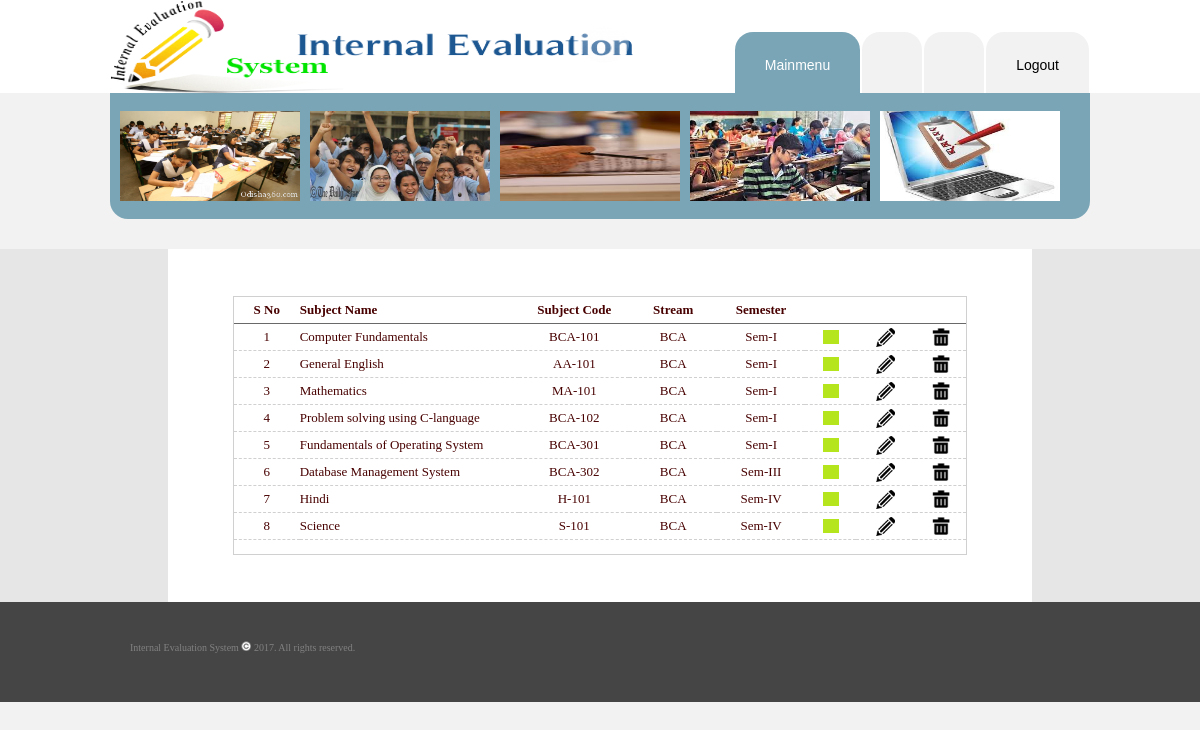
The app's page /danish/subject_manage.php (signed in) with its own data.
### tables this page shows
CREATE TABLE IF NOT EXISTS `subject` (
  `subjectid` varchar(50) NOT NULL,
  `stream` varchar(50) NOT NULL,
  `subjectname` varchar(50) NOT NULL,
  `subjectcode` varchar(50) NOT NULL,
  `semester` varchar(50) NOT NULL,
  `status` varchar(1) NOT NULL DEFAULT 'T',
  `date` varchar(50) NOT NULL
);

### danish/subject_manage.php (the view, shortened to what this page needs)
<?php
include("cont.php");
$p="select * from subject";
$qry=mysqli_query($con,$p);
include("admintop.php");
?>
<div align="center">
  <center>
<table border="0" cellpadding="0" cellspacing="0" width="72%" height="300" class="bkwhite">
  <tr>
    <td width="100%" height="353">
<div align="center">
  <center>
  <table border="0" cellpadding="0" cellspacing="0" class="tbl" width="85%" height="1">
    <tr>
      <td width="7%" height="26" class="border_grn" align="center"><b>S No</b></td>
      <td width="30%" height="26" class="border_grn"><b>Subject Name</b></td>
      <td width="13%" align="center" height="26" class="border_grn"><b>Subject Code</b></td>
      <td width="12%" align="center" height="26" class="border_grn"><b>Stream</b></td>
      <td width="12%" align="center" height="26" class="border_grn"><b>Semester</b></td>
      <td width="7%" align="center" height="26" class="border_grn"></td>
      <td width="8%" align="center" height="26" class="border_grn"></td>
      <td width="11%" align="center" height="26" class="border_grn"></td>
    </tr>
     <?php
  $a=1;
  while($res=mysqli_fetch_row($qry))
  {
  if($res[5]=="T")
  {
  $status="F";
  $imgname="on.png";
  }
  else
  {
  $status="T";
  $imgname="off.png";
  }
  ?>
    <tr>
      <td width="9%" height="26" class="border_btm"><center><?=$a?></center>
      </td>
      <td width="30%" height="26" class="border_btm"><?=$res[2]?></td>
      <td width="15%" height="26" class="border_btm"><center><?=$res[3]?></center></td>
      <td width="12%" height="26" class="border_btm"><center><?=$res[1]?></center></td>
      <td width="12%" height="26" class="border_btm"><center><?=$res[4]?></center></td>
      <td width="7%" height="26" class="border_btm">
      <center>
   <a href="subject_status.php?sid=<?=$res[0]?>&status=<?=$status?>">  <img border="0" src="images/<?=$imgname?>" width="16" height="14"><a/></center>
      </td>
      <td width="8%" height="26" class="border_btm">
      <center>
     <a href="subject_update.php?sid=<?=$res[0]?>"><img border="0" src="images/edit.png" width="19" height="19"></a> </center>
      </td>
      <td width="11%" height="26" class="border_btm">
      <center>
   <a href="subject_delete.php?sid=<?=$res[0]?>"> <img border="0" src="images/drop.png" width="18" height="18"></a> </center>
      </td>
    </tr>
    <?php
  $a++;
  }
  ?>
    <tr>
      <td width="7%" height="14"></td>
      <td width="30%" height="14"></td>
      <td width="13%" height="14"></td>
      <td width="12%" height="14"></td>
      <td width="12%" height="14"></td>
      <td width="7%" height="14"></td>
      <td width="8%" height="14"></td>
      <td width="11%" height="14"></td>
    </tr>
  </table>
  </center>
</div>
</td>
</tr>
</table>
  </center>
</div>
<?php
include("bottom.php");
?>

### danish/images/stylesheet.css (style rules this page uses)
body { margin: 0px; color: rgb(129, 129, 129); font-family: Arial, Helvetica, sans-serif; font-size: 13px; background-color: rgb(242, 242, 242); }
a { color: rgb(0, 0, 0); text-decoration: none; }
.bkwhite { background:#ffffff; }
.tbl { border: 1px solid #d0d0d0; color: #480000; font-family:Verdana; font-size: 13px; text-align: left; }
.border_grn { border-bottom: 1px solid #696969; }
.border_btm { border-bottom: 1px dashed #d0d0d0; }

### records on screen
subject: subjectname "Computer Fundamentals", subjectcode "BCA-101", stream "BCA", semester "Sem-I"
subject: subjectname "General English", subjectcode "AA-101", stream "BCA", semester "Sem-I"
subject: subjectname "Mathematics", subjectcode "MA-101", stream "BCA", semester "Sem-I"
subject: subjectname "Problem solving using C-language", subjectcode "BCA-102", stream "BCA", semester "Sem-I"
subject: subjectname "Fundamentals of Operating System", subjectcode "BCA-301", stream "BCA", semester "Sem-I"
subject: subjectname "Database Management System", subjectcode "BCA-302", stream "BCA", semester "Sem-III"
subject: subjectname "Hindi", subjectcode "H-101", stream "BCA", semester "Sem-IV"
subject: subjectname "Science", subjectcode "S-101", stream "BCA", semester "Sem-IV"
